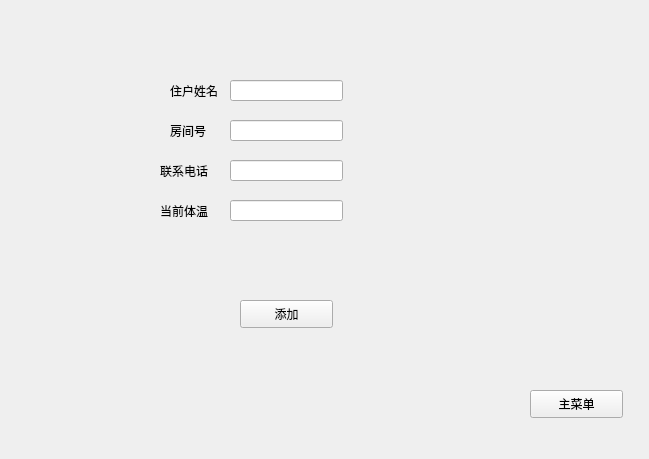
<?xml version="1.0" encoding="UTF-8"?>
<ui version="4.0">
 <class>addOwnerWidget</class>
 <widget class="QWidget" name="addOwnerWidget">
  <property name="geometry">
   <rect>
    <x>0</x>
    <y>0</y>
    <width>649</width>
    <height>459</height>
   </rect>
  </property>
  <property name="windowTitle">
   <string>Form</string>
  </property>
  <widget class="QPushButton" name="addButton">
   <property name="geometry">
    <rect>
     <x>240</x>
     <y>300</y>
     <width>93</width>
     <height>28</height>
    </rect>
   </property>
   <property name="text">
    <string>添加</string>
   </property>
  </widget>
  <widget class="QLabel" name="nameLabel">
   <property name="geometry">
    <rect>
     <x>170</x>
     <y>80</y>
     <width>72</width>
     <height>21</height>
    </rect>
   </property>
   <property name="text">
    <string>住户姓名</string>
   </property>
  </widget>
  <widget class="QLineEdit" name="nameLineEdit">
   <property name="geometry">
    <rect>
     <x>230</x>
     <y>80</y>
     <width>113</width>
     <height>21</height>
    </rect>
   </property>
  </widget>
  <widget class="QLabel" name="roomLabel">
   <property name="geometry">
    <rect>
     <x>170</x>
     <y>120</y>
     <width>72</width>
     <height>21</height>
    </rect>
   </property>
   <property name="text">
    <string>房间号</string>
   </property>
  </widget>
  <widget class="QLineEdit" name="roomLine">
   <property name="geometry">
    <rect>
     <x>230</x>
     <y>120</y>
     <width>113</width>
     <height>21</height>
    </rect>
   </property>
  </widget>
  <widget class="QLabel" name="phoneNumberLabel">
   <property name="geometry">
    <rect>
     <x>160</x>
     <y>160</y>
     <width>72</width>
     <height>21</height>
    </rect>
   </property>
   <property name="text">
    <string>联系电话</string>
   </property>
  </widget>
  <widget class="QLineEdit" name="phoneNumberLine">
   <property name="geometry">
    <rect>
     <x>230</x>
     <y>160</y>
     <width>113</width>
     <height>21</height>
    </rect>
   </property>
  </widget>
  <widget class="QPushButton" name="returnButton">
   <property name="geometry">
    <rect>
     <x>530</x>
     <y>390</y>
     <width>93</width>
     <height>28</height>
    </rect>
   </property>
   <property name="text">
    <string>主菜单</string>
   </property>
  </widget>
  <widget class="QLabel" name="label">
   <property name="geometry">
    <rect>
     <x>160</x>
     <y>200</y>
     <width>72</width>
     <height>21</height>
    </rect>
   </property>
   <property name="text">
    <string>当前体温</string>
   </property>
  </widget>
  <widget class="QLineEdit" name="lineEdit">
   <property name="geometry">
    <rect>
     <x>230</x>
     <y>200</y>
     <width>113</width>
     <height>21</height>
    </rect>
   </property>
  </widget>
 </widget>
 <resources/>
 <connections/>
</ui>
